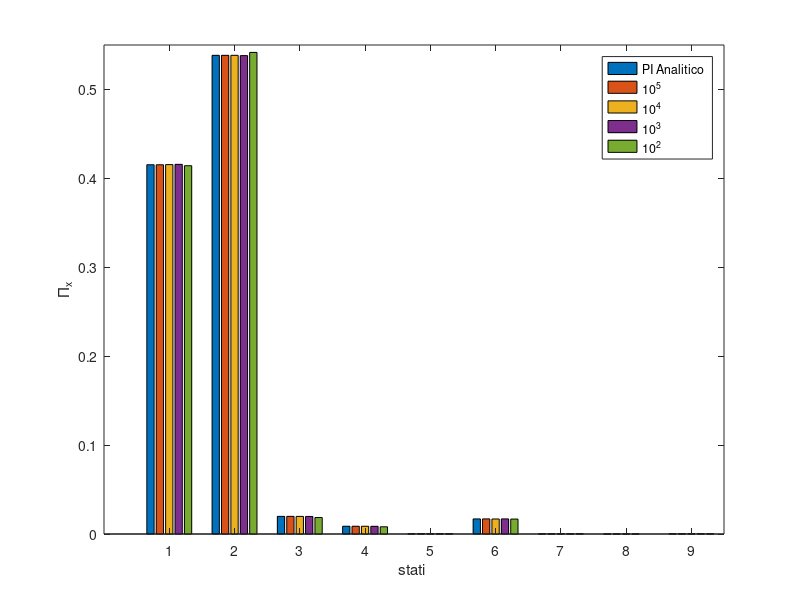
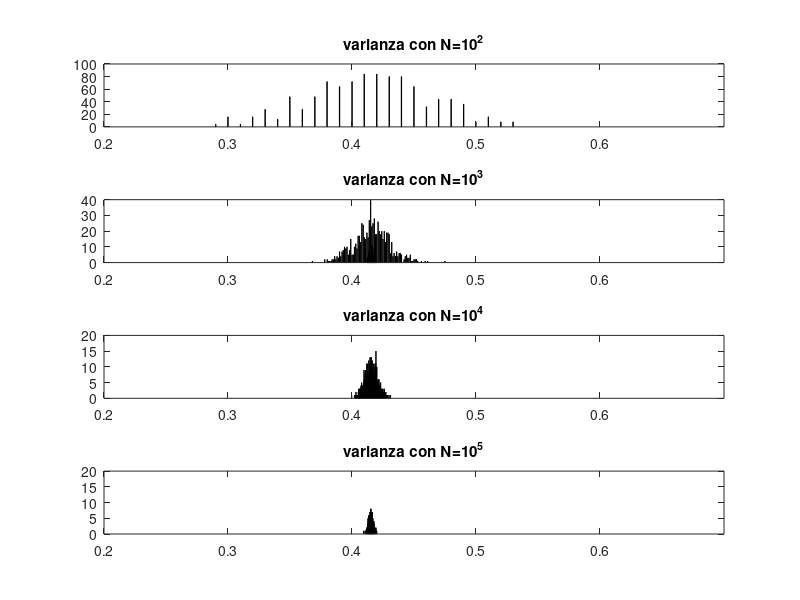
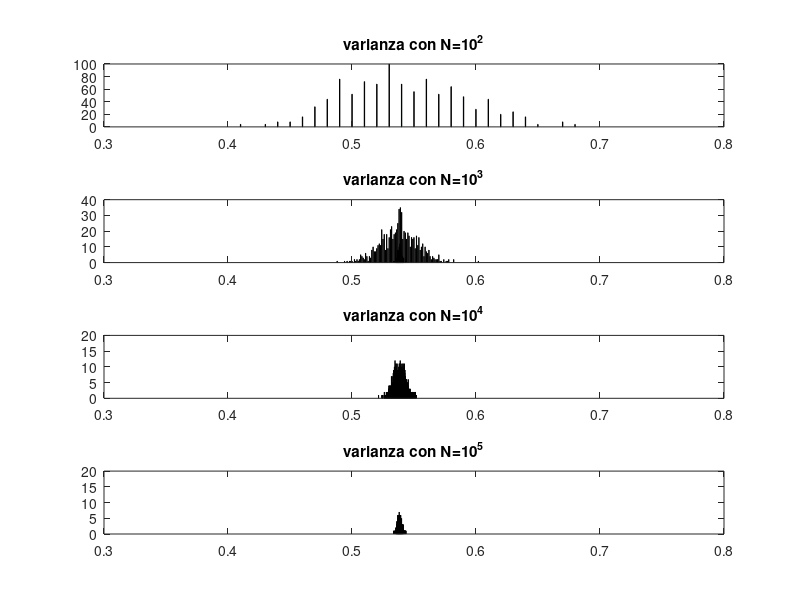

These figures' MATLAB source, in order:
%% CLEAR:
clear all
close all
clc
format long

%% CREAZIONE ISTOGRAMMA MEDIE:
load('data/matrix_N1e2.mat')
load('data/matrix_N1e3.mat')
load('data/matrix_N1e4.mat')
load('data/matrix_N1e5.mat')
load('data/PI.mat')

v_avarageM2 = mean(M2)
v_avarageM3 = mean(M3)
v_avarageM4 = mean(M4)
v_avarageM5 = mean(M5)
m_avarage = [PI; v_avarageM5; v_avarageM4; v_avarageM3; v_avarageM2];

figure(1)
bar(m_avarage')
legend('PI Analitico','10^5', '10^4', '10^3', '10^2')
ylabel('\Pi_x')
xlabel('stati ')
axis([0 9.5 0 0.55]);

%% CREAZIONE ISTOGRAMMI VARIANZE:
v_varM2 = var(M2);
v_varM3 = var(M3);
v_varM4 = var(M4);
v_varM5 = var(M5);

% Varianza Stato 1
figure(2)    
subplot(4,1,1), hist(M2(:,1),1000), title ('varianza con N=10^2');
axis([0.2 0.7 0 100])
subplot(4,1,2), hist(M3(:,1),1000), title ('varianza con N=10^3');
axis([0.2 0.7 0 40])
subplot(4,1,3), hist(M4(:,1),1000), title ('varianza con N=10^4');
axis([0.2 0.7 0 20])
subplot(4,1,4), hist(M5(:,1),1000), title ('varianza con N=10^5');
axis([0.2 0.7 0 20])


% Varianza Stato 2
figure(3)    
subplot(4,1,1), hist(M2(:,2),1000), title ('varianza con N=10^2');
axis([0.3 0.8 0 100])
subplot(4,1,2), hist(M3(:,2),1000), title ('varianza con N=10^3');
axis([0.3 0.8 0 40])
subplot(4,1,3), hist(M4(:,2),1000), title ('varianza con N=10^4');
axis([0.3 0.8 0 20])
subplot(4,1,4), hist(M5(:,2),1000), title ('varianza con N=10^5');
axis([0.3 0.8 0 20])

